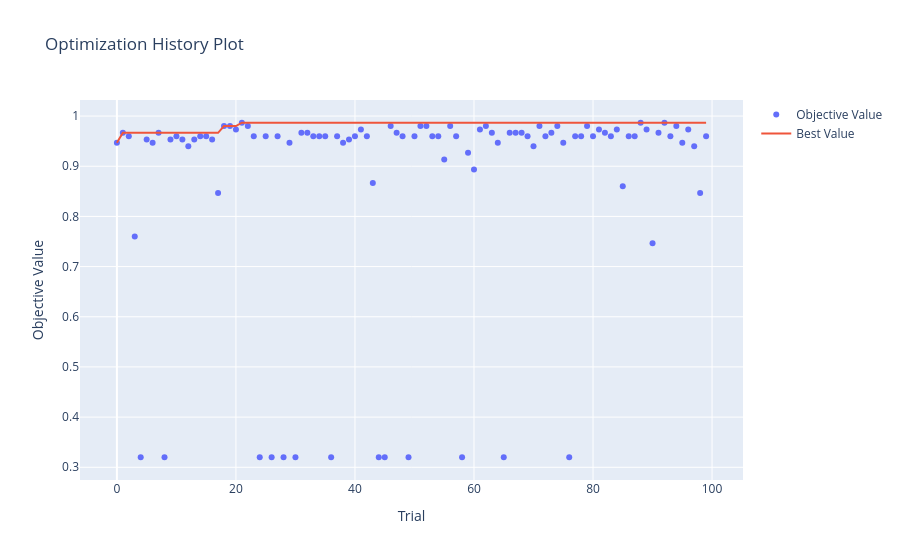

This figure's notebook cell:
### Markdown cell above
## Visualizations

Quick diagnostics for optimization behavior and parameter interactions.

### Code cell
optuna.visualization.plot_optimization_history(study)
